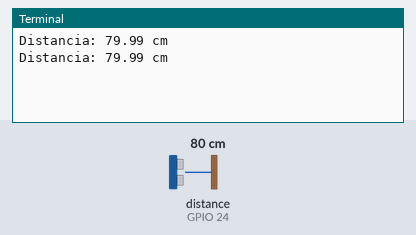
Simulated run of this program. Board: Raspberry Pi (BCM pin numbers). Parts: the last lines printed to the terminal. The inputs (shaded band) are chosen by the test bench; at power-on: distance to the obstacle (sensor on GPIO 24) 80 cm. The echo pulse lasts 58.3 µs per cm; the clock reads 2024-03-15 10:24:30 at power-on unless the program sets it.

Above: at 1.2 s.
1.3 s: distance to the obstacle (sensor on GPIO 24) set to 2 cm
At 1.9 s:
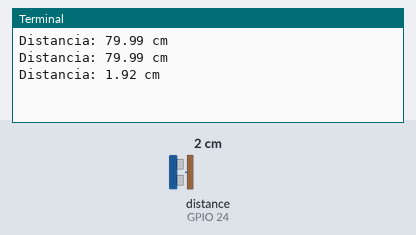
2.8 s: distance to the obstacle (sensor on GPIO 24) set to 4 cm
At 3.4 s:
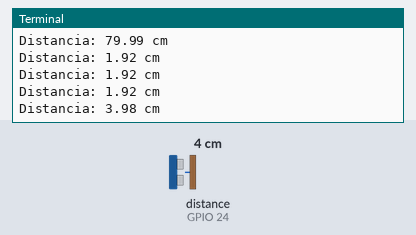
Timing chart, 0 to 5.8 s (numbered marks = the images above; inputs shaded):
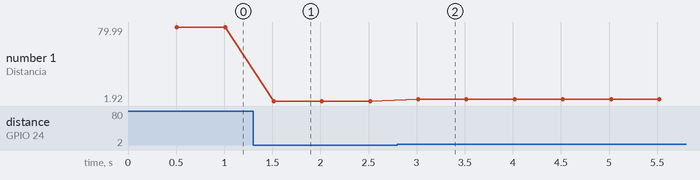

The program:

ultrasonico.py
```python
import RPi.GPIO as GPIO
import time
import serial
ser=serial.Serial("/dev/ttyACM0",9600,timeout=1)
ser.reset_input_buffer()
ser.reset_output_buffer()

TRIG = 18
ECHO = 24
GPIO.setmode(GPIO.BCM)
GPIO.setup(TRIG, GPIO.OUT)
GPIO.setup(ECHO, GPIO.IN)


try:

    while True:


        GPIO.output(TRIG, GPIO.LOW)
        time.sleep(0.5)


        GPIO.output(TRIG, GPIO.HIGH)
        time.sleep(0.00001)
        GPIO.output(TRIG, GPIO.LOW)


        while True:
            pulso_inicio = time.time()
            if GPIO.input(ECHO) == GPIO.HIGH:
                break


        while True:
            pulso_fin = time.time()
            if GPIO.input(ECHO) == GPIO.LOW:
                break


        duracion = pulso_fin - pulso_inicio


        distancia = (34300 * duracion) / 2


        print( "Distancia: %.2f cm" % distancia)

        if(distancia>=10):
            ser.write("1\n".encode())
        elif(distancia>=8 and distancia<10):
            ser.write("2\n".encode())
        elif(distancia>=6 and distancia<8):
            ser.write("3\n".encode())
        elif(distancia>=4 and distancia<6):
            ser.write("4\n".encode())
        else:
            ser.write("5\n".encode())

finally:

    GPIO.cleanup()
```

Measured:
- after the input at 1.3 s, the terminal: prints a new line after 0.21 s (image 1)
- after the input at 2.8 s, the terminal: prints a new line after 0.22 s (image 2)
- plotted number 1: 79.99 → 1.92 after the input at 1.3 s, 1.92 → 3.98 after the input at 2.8 s
